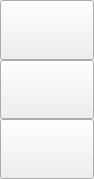
<?xml version="1.0" encoding="UTF-8"?>
<ui version="4.0">
 <class>WidgetSceneTools</class>
 <widget class="QWidget" name="WidgetSceneTools">
  <property name="geometry">
   <rect>
    <x>0</x>
    <y>0</y>
    <width>94</width>
    <height>179</height>
   </rect>
  </property>
  <property name="windowTitle">
   <string notr="true">SideMenu</string>
  </property>
  <property name="windowOpacity">
   <double>0.900000000000000</double>
  </property>
  <layout class="QVBoxLayout" name="verticalLayout">
   <property name="spacing">
    <number>0</number>
   </property>
   <property name="leftMargin">
    <number>0</number>
   </property>
   <property name="topMargin">
    <number>0</number>
   </property>
   <property name="rightMargin">
    <number>0</number>
   </property>
   <property name="bottomMargin">
    <number>0</number>
   </property>
   <item>
    <widget class="QPushButton" name="ZoomInButtonTool">
     <property name="sizePolicy">
      <sizepolicy hsizetype="Minimum" vsizetype="Minimum">
       <horstretch>0</horstretch>
       <verstretch>0</verstretch>
      </sizepolicy>
     </property>
     <property name="text">
      <string/>
     </property>
    </widget>
   </item>
   <item>
    <widget class="QPushButton" name="ZoomOutButtonTool">
     <property name="sizePolicy">
      <sizepolicy hsizetype="Minimum" vsizetype="Minimum">
       <horstretch>0</horstretch>
       <verstretch>0</verstretch>
      </sizepolicy>
     </property>
     <property name="text">
      <string/>
     </property>
    </widget>
   </item>
   <item>
    <widget class="QPushButton" name="FitbuttonTool">
     <property name="sizePolicy">
      <sizepolicy hsizetype="Minimum" vsizetype="Minimum">
       <horstretch>0</horstretch>
       <verstretch>0</verstretch>
      </sizepolicy>
     </property>
     <property name="text">
      <string/>
     </property>
    </widget>
   </item>
  </layout>
 </widget>
 <resources/>
 <connections/>
</ui>
